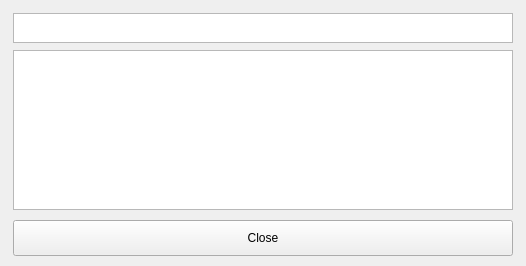
<?xml version="1.0" encoding="UTF-8"?>
<ui version="4.0">
 <class>Wine_Task_Watcher</class>
 <widget class="QMainWindow" name="Wine_Task_Watcher">
  <property name="geometry">
   <rect>
    <x>0</x>
    <y>0</y>
    <width>526</width>
    <height>266</height>
   </rect>
  </property>
  <property name="windowTitle">
   <string>Wine_Task_Watcher</string>
  </property>
  <widget class="QWidget" name="centralWidget">
   <widget class="QPushButton" name="Close">
    <property name="geometry">
     <rect>
      <x>13</x>
      <y>220</y>
      <width>500</width>
      <height>36</height>
     </rect>
    </property>
    <property name="text">
     <string>Close</string>
    </property>
   </widget>
   <widget class="QListWidget" name="EXE_Task">
    <property name="geometry">
     <rect>
      <x>13</x>
      <y>50</y>
      <width>500</width>
      <height>160</height>
     </rect>
    </property>
    <property name="horizontalScrollBarPolicy">
     <enum>Qt::ScrollBarAlwaysOff</enum>
    </property>
   </widget>
   <widget class="QTextEdit" name="EXE_Info">
    <property name="enabled">
     <bool>true</bool>
    </property>
    <property name="geometry">
     <rect>
      <x>13</x>
      <y>13</y>
      <width>500</width>
      <height>30</height>
     </rect>
    </property>
    <property name="font">
     <font>
      <pointsize>10</pointsize>
      <weight>50</weight>
      <bold>false</bold>
     </font>
    </property>
    <property name="verticalScrollBarPolicy">
     <enum>Qt::ScrollBarAlwaysOff</enum>
    </property>
    <property name="horizontalScrollBarPolicy">
     <enum>Qt::ScrollBarAlwaysOff</enum>
    </property>
    <property name="readOnly">
     <bool>true</bool>
    </property>
   </widget>
  </widget>
 </widget>
 <layoutdefault spacing="6" margin="11"/>
 <resources/>
 <connections/>
</ui>
